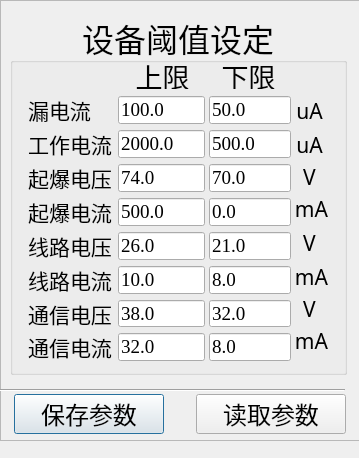
<?xml version="1.0" encoding="UTF-8"?>
<ui version="4.0">
 <class>ThresholdDialog</class>
 <widget class="QDialog" name="ThresholdDialog">
  <property name="geometry">
   <rect>
    <x>0</x>
    <y>0</y>
    <width>359</width>
    <height>458</height>
   </rect>
  </property>
  <property name="windowTitle">
   <string>Dialog</string>
  </property>
  <widget class="QFrame" name="frame">
   <property name="geometry">
    <rect>
     <x>0</x>
     <y>0</y>
     <width>695</width>
     <height>441</height>
    </rect>
   </property>
   <property name="frameShape">
    <enum>QFrame::StyledPanel</enum>
   </property>
   <property name="frameShadow">
    <enum>QFrame::Raised</enum>
   </property>
   <widget class="QGroupBox" name="groupBox">
    <property name="geometry">
     <rect>
      <x>10</x>
      <y>12</y>
      <width>337</width>
      <height>363</height>
     </rect>
    </property>
    <property name="font">
     <font>
      <family>幼圆</family>
      <pointsize>24</pointsize>
      <weight>50</weight>
      <bold>false</bold>
     </font>
    </property>
    <property name="title">
     <string>设备阈值设定</string>
    </property>
    <property name="alignment">
     <set>Qt::AlignCenter</set>
    </property>
    <widget class="QWidget" name="formLayoutWidget">
     <property name="geometry">
      <rect>
       <x>18</x>
       <y>84</y>
       <width>177</width>
       <height>265</height>
      </rect>
     </property>
     <layout class="QFormLayout" name="formLayout">
      <item row="0" column="1">
       <widget class="QLineEdit" name="lineEdit_setDrainCurrentTop">
        <property name="font">
         <font>
          <family>Times New Roman</family>
          <pointsize>14</pointsize>
          <weight>50</weight>
          <bold>false</bold>
         </font>
        </property>
        <property name="inputMethodHints">
         <set>Qt::ImhNone</set>
        </property>
        <property name="text">
         <string>100.0</string>
        </property>
       </widget>
      </item>
      <item row="1" column="0">
       <widget class="QLabel" name="label_operator_29">
        <property name="font">
         <font>
          <family>幼圆</family>
          <pointsize>16</pointsize>
          <weight>50</weight>
          <bold>false</bold>
         </font>
        </property>
        <property name="text">
         <string>工作电流</string>
        </property>
        <property name="textFormat">
         <enum>Qt::AutoText</enum>
        </property>
        <property name="alignment">
         <set>Qt::AlignCenter</set>
        </property>
       </widget>
      </item>
      <item row="1" column="1">
       <widget class="QLineEdit" name="lineEdit_setWorkCurrentTop">
        <property name="font">
         <font>
          <family>Times New Roman</family>
          <pointsize>14</pointsize>
          <weight>50</weight>
          <bold>false</bold>
         </font>
        </property>
        <property name="inputMethodHints">
         <set>Qt::ImhNone</set>
        </property>
        <property name="text">
         <string>2000.0</string>
        </property>
       </widget>
      </item>
      <item row="2" column="0">
       <widget class="QLabel" name="label_operator_19">
        <property name="font">
         <font>
          <family>幼圆</family>
          <pointsize>16</pointsize>
          <weight>50</weight>
          <bold>false</bold>
         </font>
        </property>
        <property name="text">
         <string>起爆电压</string>
        </property>
        <property name="textFormat">
         <enum>Qt::AutoText</enum>
        </property>
        <property name="alignment">
         <set>Qt::AlignCenter</set>
        </property>
       </widget>
      </item>
      <item row="2" column="1">
       <widget class="QLineEdit" name="lineEdit_setFireVoltageTop">
        <property name="font">
         <font>
          <family>Times New Roman</family>
          <pointsize>14</pointsize>
          <weight>50</weight>
          <bold>false</bold>
         </font>
        </property>
        <property name="inputMethodHints">
         <set>Qt::ImhNone</set>
        </property>
        <property name="text">
         <string>74.0</string>
        </property>
       </widget>
      </item>
      <item row="3" column="0">
       <widget class="QLabel" name="label_operator_45">
        <property name="font">
         <font>
          <family>幼圆</family>
          <pointsize>16</pointsize>
          <weight>50</weight>
          <bold>false</bold>
         </font>
        </property>
        <property name="text">
         <string>起爆电流</string>
        </property>
        <property name="textFormat">
         <enum>Qt::AutoText</enum>
        </property>
        <property name="alignment">
         <set>Qt::AlignCenter</set>
        </property>
       </widget>
      </item>
      <item row="3" column="1">
       <widget class="QLineEdit" name="lineEdit_setFireCurrentTop">
        <property name="font">
         <font>
          <family>Times New Roman</family>
          <pointsize>14</pointsize>
          <weight>50</weight>
          <bold>false</bold>
         </font>
        </property>
        <property name="inputMethodHints">
         <set>Qt::ImhNone</set>
        </property>
        <property name="text">
         <string>500.0</string>
        </property>
       </widget>
      </item>
      <item row="4" column="0">
       <widget class="QLabel" name="label_operator_20">
        <property name="font">
         <font>
          <family>幼圆</family>
          <pointsize>16</pointsize>
          <weight>50</weight>
          <bold>false</bold>
         </font>
        </property>
        <property name="text">
         <string>线路电压</string>
        </property>
        <property name="textFormat">
         <enum>Qt::AutoText</enum>
        </property>
        <property name="alignment">
         <set>Qt::AlignCenter</set>
        </property>
       </widget>
      </item>
      <item row="4" column="1">
       <widget class="QLineEdit" name="lineEdit_setLineVoltageTop">
        <property name="font">
         <font>
          <family>Times New Roman</family>
          <pointsize>14</pointsize>
          <weight>50</weight>
          <bold>false</bold>
         </font>
        </property>
        <property name="inputMethodHints">
         <set>Qt::ImhNone</set>
        </property>
        <property name="text">
         <string>26.0</string>
        </property>
       </widget>
      </item>
      <item row="5" column="0">
       <widget class="QLabel" name="label_operator_55">
        <property name="font">
         <font>
          <family>幼圆</family>
          <pointsize>16</pointsize>
          <weight>50</weight>
          <bold>false</bold>
         </font>
        </property>
        <property name="text">
         <string>线路电流</string>
        </property>
        <property name="textFormat">
         <enum>Qt::AutoText</enum>
        </property>
        <property name="alignment">
         <set>Qt::AlignCenter</set>
        </property>
       </widget>
      </item>
      <item row="5" column="1">
       <widget class="QLineEdit" name="lineEdit_setLineCurrentTop">
        <property name="font">
         <font>
          <family>Times New Roman</family>
          <pointsize>14</pointsize>
          <weight>50</weight>
          <bold>false</bold>
         </font>
        </property>
        <property name="inputMethodHints">
         <set>Qt::ImhNone</set>
        </property>
        <property name="text">
         <string>10.0</string>
        </property>
       </widget>
      </item>
      <item row="6" column="0">
       <widget class="QLabel" name="label_operator_9">
        <property name="font">
         <font>
          <family>幼圆</family>
          <pointsize>16</pointsize>
          <weight>50</weight>
          <bold>false</bold>
         </font>
        </property>
        <property name="text">
         <string>通信电压</string>
        </property>
        <property name="textFormat">
         <enum>Qt::AutoText</enum>
        </property>
        <property name="alignment">
         <set>Qt::AlignCenter</set>
        </property>
       </widget>
      </item>
      <item row="6" column="1">
       <widget class="QLineEdit" name="lineEdit_setComVoltageTop">
        <property name="font">
         <font>
          <family>Times New Roman</family>
          <pointsize>14</pointsize>
          <weight>50</weight>
          <bold>false</bold>
         </font>
        </property>
        <property name="inputMethodHints">
         <set>Qt::ImhNone</set>
        </property>
        <property name="text">
         <string>38.0</string>
        </property>
       </widget>
      </item>
      <item row="7" column="0">
       <widget class="QLabel" name="label_operator_49">
        <property name="font">
         <font>
          <family>幼圆</family>
          <pointsize>16</pointsize>
          <weight>50</weight>
          <bold>false</bold>
         </font>
        </property>
        <property name="text">
         <string>通信电流</string>
        </property>
        <property name="textFormat">
         <enum>Qt::AutoText</enum>
        </property>
        <property name="alignment">
         <set>Qt::AlignCenter</set>
        </property>
       </widget>
      </item>
      <item row="7" column="1">
       <widget class="QLineEdit" name="lineEdit_setComCurrentTop">
        <property name="font">
         <font>
          <family>Times New Roman</family>
          <pointsize>14</pointsize>
          <weight>50</weight>
          <bold>false</bold>
         </font>
        </property>
        <property name="inputMethodHints">
         <set>Qt::ImhNone</set>
        </property>
        <property name="text">
         <string>32.0</string>
        </property>
       </widget>
      </item>
      <item row="0" column="0">
       <widget class="QLabel" name="label_operator_36">
        <property name="font">
         <font>
          <family>幼圆</family>
          <pointsize>16</pointsize>
          <weight>50</weight>
          <bold>false</bold>
         </font>
        </property>
        <property name="text">
         <string>漏电流</string>
        </property>
        <property name="textFormat">
         <enum>Qt::AutoText</enum>
        </property>
        <property name="alignment">
         <set>Qt::AlignCenter</set>
        </property>
       </widget>
      </item>
     </layout>
    </widget>
    <widget class="QLabel" name="label_operator_38">
     <property name="geometry">
      <rect>
       <x>110</x>
       <y>50</y>
       <width>85</width>
       <height>27</height>
      </rect>
     </property>
     <property name="font">
      <font>
       <family>幼圆</family>
       <pointsize>20</pointsize>
       <weight>50</weight>
       <bold>false</bold>
      </font>
     </property>
     <property name="text">
      <string>上限</string>
     </property>
     <property name="textFormat">
      <enum>Qt::AutoText</enum>
     </property>
     <property name="alignment">
      <set>Qt::AlignCenter</set>
     </property>
    </widget>
    <widget class="QLabel" name="label_operator_39">
     <property name="geometry">
      <rect>
       <x>198</x>
       <y>50</y>
       <width>81</width>
       <height>27</height>
      </rect>
     </property>
     <property name="font">
      <font>
       <family>幼圆</family>
       <pointsize>20</pointsize>
       <weight>50</weight>
       <bold>false</bold>
      </font>
     </property>
     <property name="text">
      <string>下限</string>
     </property>
     <property name="textFormat">
      <enum>Qt::AutoText</enum>
     </property>
     <property name="alignment">
      <set>Qt::AlignCenter</set>
     </property>
    </widget>
    <widget class="QWidget" name="formLayoutWidget_2">
     <property name="geometry">
      <rect>
       <x>182</x>
       <y>84</y>
       <width>99</width>
       <height>265</height>
      </rect>
     </property>
     <layout class="QFormLayout" name="formLayout_2">
      <item row="0" column="0">
       <widget class="QLabel" name="label_operator_37">
        <property name="enabled">
         <bool>false</bool>
        </property>
        <property name="font">
         <font>
          <family>幼圆</family>
          <pointsize>14</pointsize>
          <weight>50</weight>
          <bold>false</bold>
         </font>
        </property>
        <property name="text">
         <string/>
        </property>
        <property name="textFormat">
         <enum>Qt::AutoText</enum>
        </property>
        <property name="alignment">
         <set>Qt::AlignCenter</set>
        </property>
       </widget>
      </item>
      <item row="0" column="1">
       <widget class="QLineEdit" name="lineEdit_setDrainCurrentBottom">
        <property name="font">
         <font>
          <family>Times New Roman</family>
          <pointsize>14</pointsize>
          <weight>50</weight>
          <bold>false</bold>
         </font>
        </property>
        <property name="inputMethodHints">
         <set>Qt::ImhNone</set>
        </property>
        <property name="text">
         <string>50.0</string>
        </property>
       </widget>
      </item>
      <item row="1" column="0">
       <widget class="QLabel" name="label_operator_30">
        <property name="font">
         <font>
          <family>幼圆</family>
          <pointsize>14</pointsize>
          <weight>50</weight>
          <bold>false</bold>
         </font>
        </property>
        <property name="text">
         <string/>
        </property>
        <property name="textFormat">
         <enum>Qt::AutoText</enum>
        </property>
        <property name="alignment">
         <set>Qt::AlignCenter</set>
        </property>
       </widget>
      </item>
      <item row="1" column="1">
       <widget class="QLineEdit" name="lineEdit_setWorkCurrentBottom">
        <property name="font">
         <font>
          <family>Times New Roman</family>
          <pointsize>14</pointsize>
          <weight>50</weight>
          <bold>false</bold>
         </font>
        </property>
        <property name="inputMethodHints">
         <set>Qt::ImhNone</set>
        </property>
        <property name="text">
         <string>500.0</string>
        </property>
       </widget>
      </item>
      <item row="2" column="0">
       <widget class="QLabel" name="label_operator_46">
        <property name="font">
         <font>
          <family>幼圆</family>
          <pointsize>14</pointsize>
          <weight>50</weight>
          <bold>false</bold>
         </font>
        </property>
        <property name="text">
         <string/>
        </property>
        <property name="textFormat">
         <enum>Qt::AutoText</enum>
        </property>
        <property name="alignment">
         <set>Qt::AlignCenter</set>
        </property>
       </widget>
      </item>
      <item row="2" column="1">
       <widget class="QLineEdit" name="lineEdit_setFireVoltageBottom">
        <property name="font">
         <font>
          <family>Times New Roman</family>
          <pointsize>14</pointsize>
          <weight>50</weight>
          <bold>false</bold>
         </font>
        </property>
        <property name="inputMethodHints">
         <set>Qt::ImhNone</set>
        </property>
        <property name="text">
         <string>70.0</string>
        </property>
       </widget>
      </item>
      <item row="3" column="0">
       <widget class="QLabel" name="label_operator_21">
        <property name="font">
         <font>
          <family>幼圆</family>
          <pointsize>14</pointsize>
          <weight>50</weight>
          <bold>false</bold>
         </font>
        </property>
        <property name="text">
         <string/>
        </property>
        <property name="textFormat">
         <enum>Qt::AutoText</enum>
        </property>
        <property name="alignment">
         <set>Qt::AlignCenter</set>
        </property>
       </widget>
      </item>
      <item row="3" column="1">
       <widget class="QLineEdit" name="lineEdit_setFireCurrentBottom">
        <property name="font">
         <font>
          <family>Times New Roman</family>
          <pointsize>14</pointsize>
          <weight>50</weight>
          <bold>false</bold>
         </font>
        </property>
        <property name="inputMethodHints">
         <set>Qt::ImhNone</set>
        </property>
        <property name="text">
         <string>0.0</string>
        </property>
       </widget>
      </item>
      <item row="4" column="0">
       <widget class="QLabel" name="label_operator_47">
        <property name="font">
         <font>
          <family>幼圆</family>
          <pointsize>14</pointsize>
          <weight>50</weight>
          <bold>false</bold>
         </font>
        </property>
        <property name="text">
         <string/>
        </property>
        <property name="textFormat">
         <enum>Qt::AutoText</enum>
        </property>
        <property name="alignment">
         <set>Qt::AlignCenter</set>
        </property>
       </widget>
      </item>
      <item row="4" column="1">
       <widget class="QLineEdit" name="lineEdit_setLineVoltageBottom">
        <property name="font">
         <font>
          <family>Times New Roman</family>
          <pointsize>14</pointsize>
          <weight>50</weight>
          <bold>false</bold>
         </font>
        </property>
        <property name="inputMethodHints">
         <set>Qt::ImhNone</set>
        </property>
        <property name="text">
         <string>21.0</string>
        </property>
       </widget>
      </item>
      <item row="5" column="0">
       <widget class="QLabel" name="label_operator_22">
        <property name="font">
         <font>
          <family>幼圆</family>
          <pointsize>14</pointsize>
          <weight>50</weight>
          <bold>false</bold>
         </font>
        </property>
        <property name="text">
         <string/>
        </property>
        <property name="textFormat">
         <enum>Qt::AutoText</enum>
        </property>
        <property name="alignment">
         <set>Qt::AlignCenter</set>
        </property>
       </widget>
      </item>
      <item row="5" column="1">
       <widget class="QLineEdit" name="lineEdit_setLineCurrentBottom">
        <property name="font">
         <font>
          <family>Times New Roman</family>
          <pointsize>14</pointsize>
          <weight>50</weight>
          <bold>false</bold>
         </font>
        </property>
        <property name="inputMethodHints">
         <set>Qt::ImhNone</set>
        </property>
        <property name="text">
         <string>8.0</string>
        </property>
       </widget>
      </item>
      <item row="6" column="0">
       <widget class="QLabel" name="label_operator_56">
        <property name="font">
         <font>
          <family>幼圆</family>
          <pointsize>14</pointsize>
          <weight>50</weight>
          <bold>false</bold>
         </font>
        </property>
        <property name="text">
         <string/>
        </property>
        <property name="textFormat">
         <enum>Qt::AutoText</enum>
        </property>
        <property name="alignment">
         <set>Qt::AlignCenter</set>
        </property>
       </widget>
      </item>
      <item row="6" column="1">
       <widget class="QLineEdit" name="lineEdit_setComVoltageBottom">
        <property name="font">
         <font>
          <family>Times New Roman</family>
          <pointsize>14</pointsize>
          <weight>50</weight>
          <bold>false</bold>
         </font>
        </property>
        <property name="inputMethodHints">
         <set>Qt::ImhNone</set>
        </property>
        <property name="text">
         <string>32.0</string>
        </property>
       </widget>
      </item>
      <item row="7" column="0">
       <widget class="QLabel" name="label_operator_10">
        <property name="font">
         <font>
          <family>幼圆</family>
          <pointsize>14</pointsize>
          <weight>50</weight>
          <bold>false</bold>
         </font>
        </property>
        <property name="text">
         <string/>
        </property>
        <property name="textFormat">
         <enum>Qt::AutoText</enum>
        </property>
        <property name="alignment">
         <set>Qt::AlignCenter</set>
        </property>
       </widget>
      </item>
      <item row="7" column="1">
       <widget class="QLineEdit" name="lineEdit_setComCurrentBottom">
        <property name="font">
         <font>
          <family>Times New Roman</family>
          <pointsize>14</pointsize>
          <weight>50</weight>
          <bold>false</bold>
         </font>
        </property>
        <property name="inputMethodHints">
         <set>Qt::ImhNone</set>
        </property>
        <property name="text">
         <string>8.0</string>
        </property>
       </widget>
      </item>
     </layout>
    </widget>
    <widget class="QLabel" name="label_operator_40">
     <property name="enabled">
      <bool>false</bool>
     </property>
     <property name="geometry">
      <rect>
       <x>316</x>
       <y>64</y>
       <width>10</width>
       <height>27</height>
      </rect>
     </property>
     <property name="font">
      <font>
       <family>幼圆</family>
       <pointsize>14</pointsize>
       <weight>50</weight>
       <bold>false</bold>
      </font>
     </property>
     <property name="text">
      <string/>
     </property>
     <property name="textFormat">
      <enum>Qt::AutoText</enum>
     </property>
     <property name="alignment">
      <set>Qt::AlignCenter</set>
     </property>
    </widget>
    <widget class="QLabel" name="label_operator_42">
     <property name="geometry">
      <rect>
       <x>282</x>
       <y>154</y>
       <width>35</width>
       <height>21</height>
      </rect>
     </property>
     <property name="font">
      <font>
       <family>幼圆</family>
       <pointsize>16</pointsize>
       <weight>50</weight>
       <bold>false</bold>
      </font>
     </property>
     <property name="text">
      <string>V</string>
     </property>
     <property name="textFormat">
      <enum>Qt::AutoText</enum>
     </property>
     <property name="alignment">
      <set>Qt::AlignCenter</set>
     </property>
    </widget>
    <widget class="QLabel" name="label_operator_51">
     <property name="geometry">
      <rect>
       <x>284</x>
       <y>186</y>
       <width>35</width>
       <height>21</height>
      </rect>
     </property>
     <property name="font">
      <font>
       <family>幼圆</family>
       <pointsize>16</pointsize>
       <weight>50</weight>
       <bold>false</bold>
      </font>
     </property>
     <property name="text">
      <string>mA</string>
     </property>
     <property name="textFormat">
      <enum>Qt::AutoText</enum>
     </property>
     <property name="alignment">
      <set>Qt::AlignCenter</set>
     </property>
    </widget>
    <widget class="QLabel" name="label_operator_44">
     <property name="geometry">
      <rect>
       <x>282</x>
       <y>220</y>
       <width>35</width>
       <height>21</height>
      </rect>
     </property>
     <property name="font">
      <font>
       <family>幼圆</family>
       <pointsize>16</pointsize>
       <weight>50</weight>
       <bold>false</bold>
      </font>
     </property>
     <property name="text">
      <string>V</string>
     </property>
     <property name="textFormat">
      <enum>Qt::AutoText</enum>
     </property>
     <property name="alignment">
      <set>Qt::AlignCenter</set>
     </property>
    </widget>
    <widget class="QLabel" name="label_operator_52">
     <property name="geometry">
      <rect>
       <x>284</x>
       <y>254</y>
       <width>35</width>
       <height>21</height>
      </rect>
     </property>
     <property name="font">
      <font>
       <family>幼圆</family>
       <pointsize>16</pointsize>
       <weight>50</weight>
       <bold>false</bold>
      </font>
     </property>
     <property name="text">
      <string>mA</string>
     </property>
     <property name="textFormat">
      <enum>Qt::AutoText</enum>
     </property>
     <property name="alignment">
      <set>Qt::AlignCenter</set>
     </property>
    </widget>
    <widget class="QLabel" name="label_operator_43">
     <property name="geometry">
      <rect>
       <x>282</x>
       <y>286</y>
       <width>35</width>
       <height>21</height>
      </rect>
     </property>
     <property name="font">
      <font>
       <family>幼圆</family>
       <pointsize>16</pointsize>
       <weight>50</weight>
       <bold>false</bold>
      </font>
     </property>
     <property name="text">
      <string>V</string>
     </property>
     <property name="textFormat">
      <enum>Qt::AutoText</enum>
     </property>
     <property name="alignment">
      <set>Qt::AlignCenter</set>
     </property>
    </widget>
    <widget class="QLabel" name="label_operator_53">
     <property name="geometry">
      <rect>
       <x>284</x>
       <y>318</y>
       <width>35</width>
       <height>21</height>
      </rect>
     </property>
     <property name="font">
      <font>
       <family>幼圆</family>
       <pointsize>16</pointsize>
       <weight>50</weight>
       <bold>false</bold>
      </font>
     </property>
     <property name="text">
      <string>mA</string>
     </property>
     <property name="textFormat">
      <enum>Qt::AutoText</enum>
     </property>
     <property name="alignment">
      <set>Qt::AlignCenter</set>
     </property>
    </widget>
    <widget class="QLabel" name="label_operator_35">
     <property name="geometry">
      <rect>
       <x>282</x>
       <y>88</y>
       <width>35</width>
       <height>21</height>
      </rect>
     </property>
     <property name="font">
      <font>
       <family>幼圆</family>
       <pointsize>16</pointsize>
       <weight>50</weight>
       <bold>false</bold>
      </font>
     </property>
     <property name="text">
      <string>uA</string>
     </property>
     <property name="textFormat">
      <enum>Qt::AutoText</enum>
     </property>
     <property name="alignment">
      <set>Qt::AlignCenter</set>
     </property>
    </widget>
    <widget class="QLabel" name="label_operator_41">
     <property name="geometry">
      <rect>
       <x>282</x>
       <y>122</y>
       <width>35</width>
       <height>21</height>
      </rect>
     </property>
     <property name="font">
      <font>
       <family>幼圆</family>
       <pointsize>16</pointsize>
       <weight>50</weight>
       <bold>false</bold>
      </font>
     </property>
     <property name="text">
      <string>uA</string>
     </property>
     <property name="textFormat">
      <enum>Qt::AutoText</enum>
     </property>
     <property name="alignment">
      <set>Qt::AlignCenter</set>
     </property>
    </widget>
   </widget>
   <widget class="QPushButton" name="pushBtn_saveSettingsRecord">
    <property name="geometry">
     <rect>
      <x>14</x>
      <y>394</y>
      <width>150</width>
      <height>40</height>
     </rect>
    </property>
    <property name="font">
     <font>
      <family>幼圆</family>
      <pointsize>18</pointsize>
      <weight>50</weight>
      <italic>false</italic>
      <bold>false</bold>
     </font>
    </property>
    <property name="cursor">
     <cursorShape>PointingHandCursor</cursorShape>
    </property>
    <property name="text">
     <string>保存参数</string>
    </property>
    <property name="shortcut">
     <string>Ctrl+8</string>
    </property>
   </widget>
   <widget class="QPushButton" name="pushBtn_readSettingsRecord">
    <property name="geometry">
     <rect>
      <x>196</x>
      <y>394</y>
      <width>150</width>
      <height>40</height>
     </rect>
    </property>
    <property name="font">
     <font>
      <family>幼圆</family>
      <pointsize>18</pointsize>
      <weight>50</weight>
      <italic>false</italic>
      <bold>false</bold>
     </font>
    </property>
    <property name="cursor">
     <cursorShape>PointingHandCursor</cursorShape>
    </property>
    <property name="text">
     <string>读取参数</string>
    </property>
    <property name="shortcut">
     <string>Ctrl+9</string>
    </property>
   </widget>
   <widget class="Line" name="line">
    <property name="geometry">
     <rect>
      <x>0</x>
      <y>382</y>
      <width>345</width>
      <height>16</height>
     </rect>
    </property>
    <property name="orientation">
     <enum>Qt::Horizontal</enum>
    </property>
   </widget>
  </widget>
 </widget>
 <tabstops>
  <tabstop>lineEdit_setDrainCurrentTop</tabstop>
  <tabstop>lineEdit_setDrainCurrentBottom</tabstop>
  <tabstop>lineEdit_setWorkCurrentTop</tabstop>
  <tabstop>lineEdit_setWorkCurrentBottom</tabstop>
  <tabstop>lineEdit_setFireVoltageTop</tabstop>
  <tabstop>lineEdit_setFireVoltageBottom</tabstop>
  <tabstop>lineEdit_setFireCurrentTop</tabstop>
  <tabstop>lineEdit_setFireCurrentBottom</tabstop>
  <tabstop>lineEdit_setLineVoltageTop</tabstop>
  <tabstop>lineEdit_setLineVoltageBottom</tabstop>
  <tabstop>lineEdit_setLineCurrentTop</tabstop>
  <tabstop>lineEdit_setLineCurrentBottom</tabstop>
  <tabstop>lineEdit_setComVoltageTop</tabstop>
  <tabstop>lineEdit_setComVoltageBottom</tabstop>
  <tabstop>lineEdit_setComCurrentTop</tabstop>
  <tabstop>lineEdit_setComCurrentBottom</tabstop>
  <tabstop>pushBtn_saveSettingsRecord</tabstop>
  <tabstop>pushBtn_readSettingsRecord</tabstop>
 </tabstops>
 <resources/>
 <connections/>
</ui>
